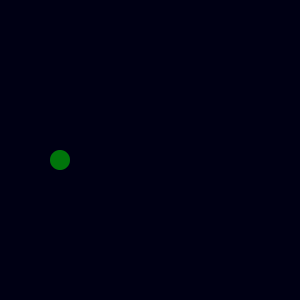
Frame 1 (no input)
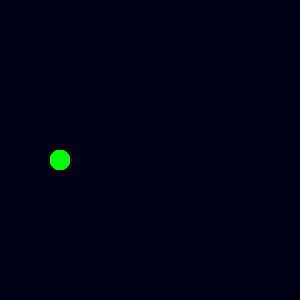
Frame 60 (the mouse pressed at the canvas centre just before this capture)
Frame 120 (the mouse held since frame 60 and released just before this capture): identical to frame 60, image omitted

The Processing sketch that drew these frames (run headless with seeded random() and noise(); from frame 60 on, the mouse is pressed at the canvas centre):

// Processing sketch: processing_153123
// ── processing_153123.pde

Circle[] circles;
// add back in int numCircles = 50;
int s = 10;
PVector savedMouse; //The saved mouse position
int numCircles = 5;


void setup() {
  size(300, 300);
  smooth();
  background(0, 0, 20);
  savedMouse = new PVector(mouseX, mouseY); //Initialize the PVector

  

  // create an array and fill it with fixed circles
  circles = new Circle[5];
  circles[0] = new Circle(60,160, 20);
  circles[1] = new Circle(10,10, 20);
  circles[2] = new Circle(100,30, 20);
  circles[3] = new Circle(140,89, 20);
  circles[4] = new Circle(290,290, 20);

}

  
void draw() {
  // clear background
  
  // update and display the circles
  for (int i=0; i< numCircles; i++) { 
  circles[0].display();
    if (dist(circles[i].x, circles[i].y, mouseX, mouseY) < s) {
    fill(255);
    circles[i+1].display();
    }
  }
  

  // look of the lines
  stroke(255, 100);
  strokeWeight(0.5);

  for (int i=0; i< numCircles; i++) {
    // compare circle to other circles
      // draw line if distance is below 'radius of Circle'
      if (dist(circles[i].x, circles[i].y, mouseX, mouseY) < s) {
      savedMouse.x = mouseX; //Save the mouse position;
      savedMouse.y = mouseY;

      }
 
     
     else if (dist(circles[i].x, circles[i].y, savedMouse.x, savedMouse.y) < s) {
      noFill();
      
       
       //line(circles[i+1].x, circles[i+1].y, savedMouse.x, savedMouse.y);
       line(savedMouse.x, savedMouse.y, circles[i+1].x, circles[i+1].y);
       //line(circles[i].x, circles[i].y, savedMouse.x, savedMouse.y);

      
      }
      }

}


class Circle {
  float x, y, dia;

  Circle(float x, float y, float dia) {
    this.x = x;
    this.y = y;
    this.dia = dia;
  }


  void display() {
    // code for drawing the circles
    noStroke();
    fill(0, 255, 0, 30);
    ellipse(x, y, dia, dia);
  }
}
